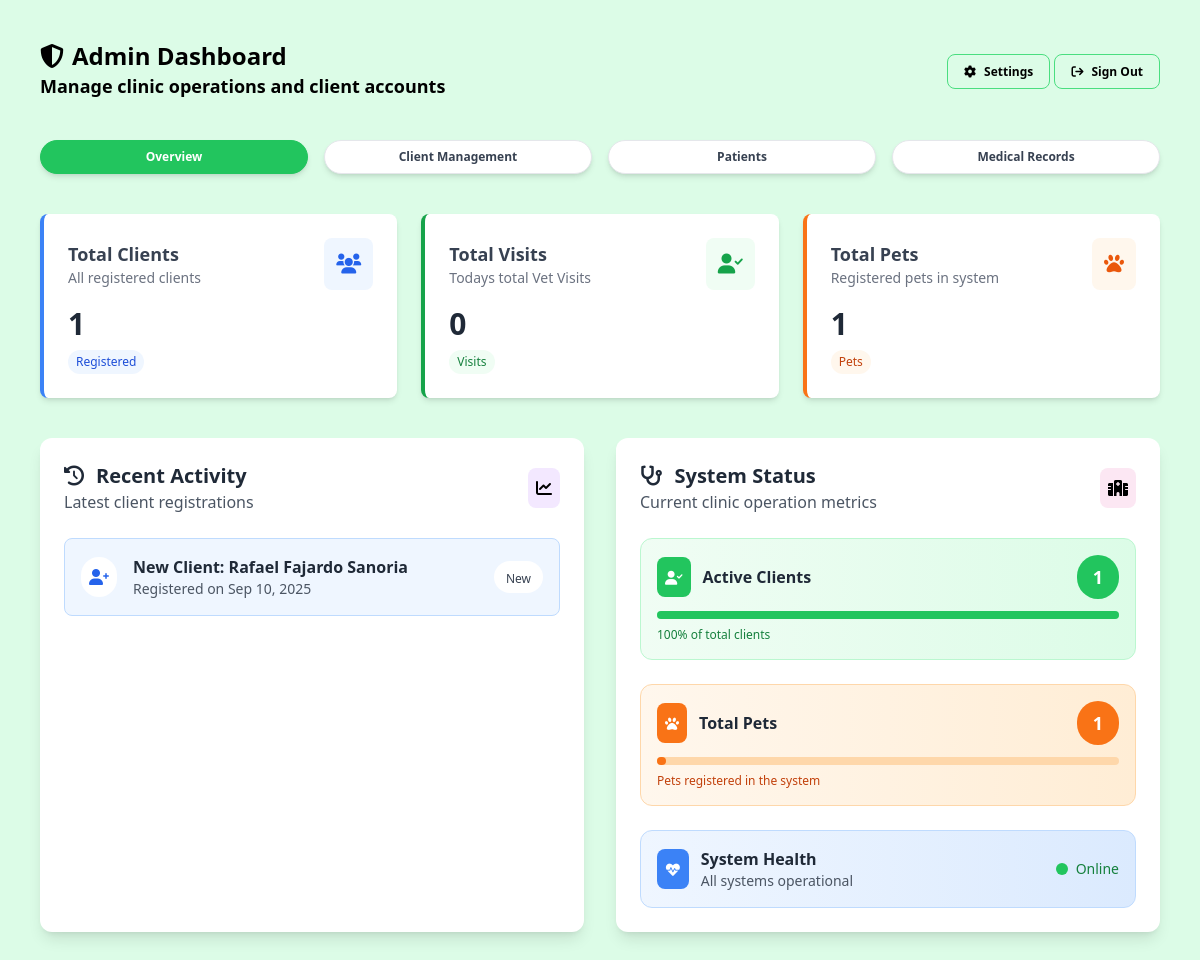
Before: /admin/admin-dashboard.php (signed in) with the older database file.
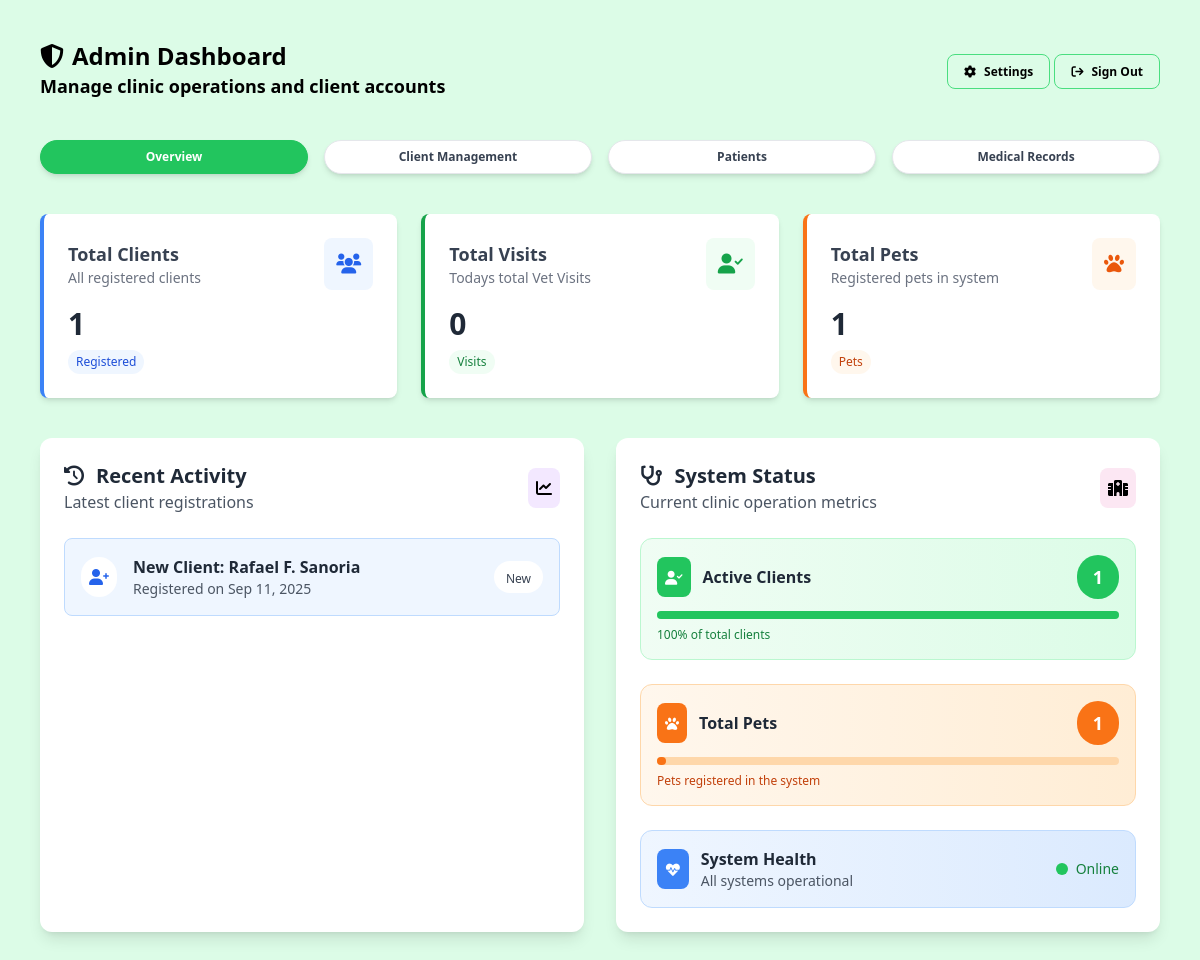
After: the same page with the newer database file.
### tables this page shows
CREATE TABLE `owners` (
  `id` bigint(20) NOT NULL,
  `user_id` bigint(20) DEFAULT NULL,
  `name` text NOT NULL,
  `email` text DEFAULT NULL,
  `phone` varchar(32) DEFAULT NULL,
  `emergency` varchar(32) DEFAULT NULL,
  `address` longtext NOT NULL,
  `created_at` timestamp NOT NULL DEFAULT current_timestamp() ON UPDATE current_timestamp(),
  `status` enum('active','inactive') NOT NULL DEFAULT 'active'
);

### helpers/fetch.php (called while the page is built)
<?php
function fetchAllData(PDO $pdo, string $query, array $params = []): array
{
    $stmt = $pdo->prepare($query);
    $stmt->execute($params);
    return $stmt->fetchAll(PDO::FETCH_ASSOC);
}
function fetchOneData(PDO $pdo, string $query, array $params = []): ?array
{
    $stmt = $pdo->prepare($query);
    $stmt->execute($params);
    $result = $stmt->fetch(PDO::FETCH_ASSOC);
    return $result ?: null;
}

### admin/admin-dashboard.php (the view, shortened to what the changed rows need)
<?php
include_once '../config/config.php';
require_once '../helpers/fetch.php';
$petOwners = fetchAllData($pdo, "SELECT * FROM users WHERE access_type = 'owner'");
$allPetOwners = fetchAllData($pdo, "SELECT * FROM owners ORDER BY created_at DESC LIMIT 4");
$totalPets = fetchAllData($pdo, "SELECT * FROM pets");
$totalRecords = fetchOneData($pdo, "SELECT COUNT(*) AS total_transactions_today
FROM medical_records
WHERE visit_date = CURDATE()");
?>
<!DOCTYPE html>
<html lang="en">
<head>
    <script src="https://cdn.tailwindcss.com"></script>
    <link rel="stylesheet" href="https://cdnjs.cloudflare.com/ajax/libs/font-awesome/6.0.0-beta3/css/all.min.css">
</head>
<body class="bg-green-100 w-full min-h-screen overflow-y-auto">
    <?php
    include_once '../includes/admin-header.php';
    ?>
    <main class="pb-10 max-w-[1400px] mx-auto">
        <section class="p-6 md:p-10">
            <div class="grid grid-cols-1 md:grid-cols-3 gap-6 w-full">
                <div class="bg-white rounded-lg shadow-md p-6 card-hover border-l-4 border-blue-500">
                    <div>
                        <h2 class="text-3xl font-bold text-gray-800"><?php echo count($petOwners); ?></h2>
                    </div>
                </div>
                <div class="bg-white rounded-lg shadow-md p-6 card-hover border-l-4 border-green-600">
                    <div>
                        <h2 class="text-3xl font-bold text-gray-800">
                            <?php echo $totalRecords['total_transactions_today']; ?>
                        </h2>
                    </div>
                </div>
                <div class="bg-white rounded-lg shadow-md p-6 card-hover border-l-4 border-orange-500">
                    <div>
                        <h2 class="text-3xl font-bold text-gray-800"><?php echo count($totalPets); ?></h2>
                    </div>
                </div>
            </div>
        </section>
        <section class="px-6 md:px-10 grid grid-cols-1 lg:grid-cols-2 gap-8 w-full mb-6">
            <div class="bg-white rounded-xl shadow-lg p-6 card-hover animate-slide-up" style="animation-delay: 0.3s;">
                <div class="space-y-4">
                    <?php
                    $colors = ['bg-blue-50 border-blue-200', 'bg-green-50 border-green-200', 'bg-purple-50 border-purple-200'];
                    $iconColors = ['text-blue-600', 'text-green-600', 'text-purple-600'];
                    $index = 0;
                    foreach ($allPetOwners as $owner) {
                        $colorClass = $colors[$index % 3];
                        $iconColor = $iconColors[$index % 3];
                        echo '<div class="flex items-center p-4 ' . $colorClass . ' border rounded-lg hover:shadow-md transition-all duration-300">';
                        echo '<div class="bg-white p-2 rounded-full mr-4">';
                        echo '<i class="fa-solid fa-user-plus ' . $iconColor . '"></i>';
                        echo '</div>';
                        echo '<div class="flex-1">';
                        echo '<h4 class="font-semibold text-gray-800">New Client: ' . htmlspecialchars($owner['name']) . '</h4>';
                        echo '<p class="text-sm text-gray-600">Registered on ' . date('M d, Y', strtotime($owner['created_at'])) . '</p>';
                        echo '</div>';
                        echo '<div class="bg-white px-3 py-1 rounded-full">';
                        echo '<span class="text-xs font-medium text-gray-700">New</span>';
                        echo '</div>';
                        echo '</div>';
                        $index++;
                    }
                    ?>
                </div>
            </div>
        </section>
    </main>
</body>
</html>

Changed rows visible on the page:
removed owners: name "Rafael Fajardo Sanoria", created_at "Sep 10, 2025"
added owners: name "Rafael F. Sanoria", created_at "Sep 11, 2025"
